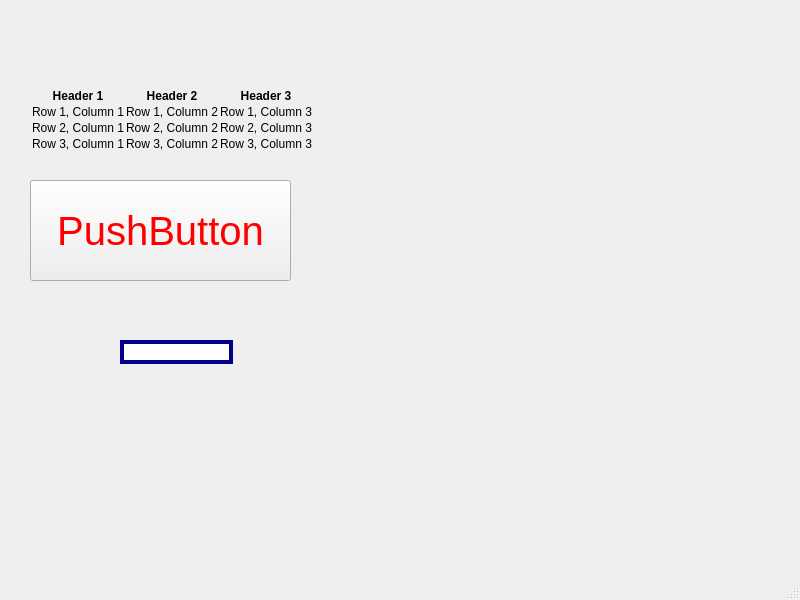
<?xml version="1.0" encoding="UTF-8"?>
<ui version="4.0">
 <class>MainWindow</class>
 <widget class="QMainWindow" name="MainWindow">
  <property name="geometry">
   <rect>
    <x>0</x>
    <y>0</y>
    <width>800</width>
    <height>600</height>
   </rect>
  </property>
  <property name="windowTitle">
   <string>MainWindow</string>
  </property>
  <property name="styleSheet">
   <string notr="true">background-image: url(:/img/img/bg.jpg);</string>
  </property>
  <widget class="QWidget" name="centralwidget">
   <widget class="QLabel" name="label">
    <property name="geometry">
     <rect>
      <x>30</x>
      <y>20</y>
      <width>351</width>
      <height>201</height>
     </rect>
    </property>
    <property name="text">
     <string>  &lt;table&gt;
    &lt;thead&gt;
      &lt;tr&gt;
        &lt;th&gt;Header 1&lt;/th&gt;
        &lt;th&gt;Header 2&lt;/th&gt;
        &lt;th&gt;Header 3&lt;/th&gt;
      &lt;/tr&gt;
    &lt;/thead&gt;
    &lt;tbody&gt;
      &lt;tr&gt;
        &lt;td&gt;Row 1, Column 1&lt;/td&gt;
        &lt;td&gt;Row 1, Column 2&lt;/td&gt;
        &lt;td&gt;Row 1, Column 3&lt;/td&gt;
      &lt;/tr&gt;
      &lt;tr&gt;
        &lt;td&gt;Row 2, Column 1&lt;/td&gt;
        &lt;td&gt;Row 2, Column 2&lt;/td&gt;
        &lt;td&gt;Row 2, Column 3&lt;/td&gt;
      &lt;/tr&gt;
      &lt;tr&gt;
        &lt;td&gt;Row 3, Column 1&lt;/td&gt;
        &lt;td&gt;Row 3, Column 2&lt;/td&gt;
        &lt;td&gt;Row 3, Column 3&lt;/td&gt;
      &lt;/tr&gt;
    &lt;/tbody&gt;
  &lt;/table&gt;</string>
    </property>
    <property name="wordWrap">
     <bool>true</bool>
    </property>
   </widget>
   <widget class="QPushButton" name="pushButton">
    <property name="geometry">
     <rect>
      <x>30</x>
      <y>180</y>
      <width>261</width>
      <height>101</height>
     </rect>
    </property>
    <property name="styleSheet">
     <string notr="true">color: red;
font: bold italic large &quot;New Time Roma&quot;;
font-size:40px;</string>
    </property>
    <property name="text">
     <string>PushButton</string>
    </property>
   </widget>
   <widget class="QLineEdit" name="lineEdit">
    <property name="geometry">
     <rect>
      <x>120</x>
      <y>340</y>
      <width>113</width>
      <height>24</height>
     </rect>
    </property>
    <property name="styleSheet">
     <string notr="true">border-width: 4px;
border-style: solid;
border-color: darkblue;</string>
    </property>
   </widget>
  </widget>
  <widget class="QMenuBar" name="menubar">
   <property name="geometry">
    <rect>
     <x>0</x>
     <y>0</y>
     <width>800</width>
     <height>21</height>
    </rect>
   </property>
  </widget>
  <widget class="QStatusBar" name="statusbar"/>
 </widget>
 <resources/>
 <connections/>
</ui>
